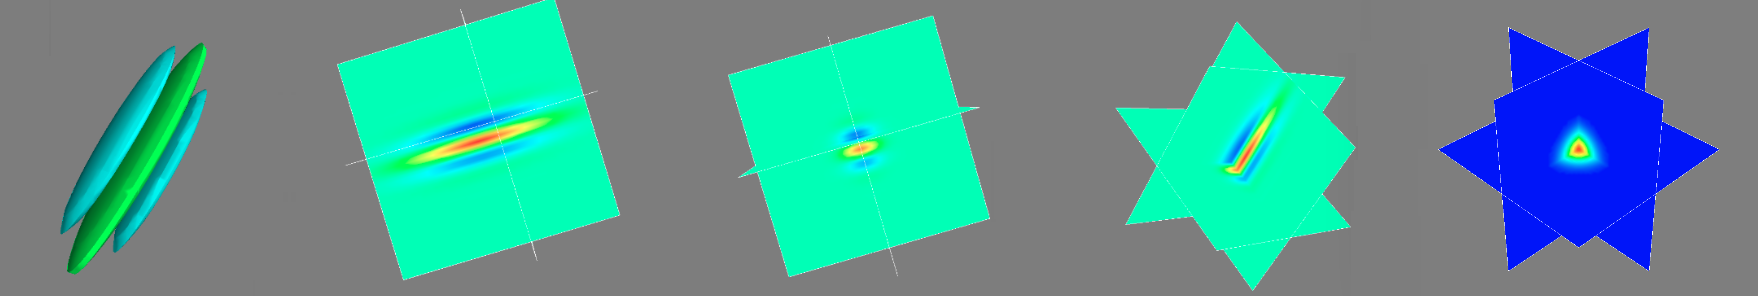

Reproduce this figure in Python.
import math
import numpy as np
from mayavi import mlab
from time import sleep

def rotation(theta) :
     
    R_x = np.array([[1,         0,                  0                   ],
                    [0,         math.cos(theta[0]), -math.sin(theta[0]) ],
                    [0,         math.sin(theta[0]), math.cos(theta[0])  ]
                    ])
         
         
                     
    R_y = np.array([[math.cos(theta[1]),    0,      math.sin(theta[1])  ],
                    [0,                     1,      0                   ],
                    [-math.sin(theta[1]),   0,      math.cos(theta[1])  ]
                    ])
                 
    R_z = np.array([[math.cos(theta[2]),    -math.sin(theta[2]),    0],
                    [math.sin(theta[2]),    math.cos(theta[2]),     0],
                    [0,                     0,                      1]
                    ])
                     
                     
    R = np.dot(R_z, np.dot( R_y, R_x ))
 
    return R

def gabor_fn(sigma, thetas, Lambda, psi, gamma, size, plot=False, slices=False):
    sigma_x = sigma
    sigma_y = float(sigma) / gamma
    sigma_z = float(sigma) / gamma

    # Bounding box
    (z, y, x) = np.meshgrid(np.arange(-size, size + 1), np.arange(-size, size + 1), np.arange(-size, size +1))

    # Rotation
    R = rotation(thetas) 
    z_prime = z * R[0,0] + y * R[0,1] + x * R[0,2]
    y_prime = z * R[1,0] + y * R[1,1] + x * R[1,2]
    x_prime = z * R[2,0] + y * R[2,1] + x * R[2,2]

    gb = np.exp(-.5 * (x_prime ** 2 / sigma_x ** 2 + y_prime ** 2 / sigma_y ** 2 + z_prime ** 2 / sigma_z)) * np.cos(2 * np.pi * x_prime / Lambda + psi)

    if plot:

        if slices:
            mlab.volume_slice(gb, plane_orientation='x_axes', slice_index=31)
            mlab.volume_slice(gb, plane_orientation='y_axes', slice_index=31)
            mlab.volume_slice(gb, plane_orientation='z_axes', slice_index=31)
            mlab.show()

        mlab.contour3d(gb)
        mlab.show()

    return gb

def gaussian_fn(sigma, size=31, plot=False):
    (z, y, x) = np.meshgrid(np.arange(-size, size + 1), np.arange(-size, size + 1), np.arange(-size, size +1))

    g = np.exp(-(x**2/float(size)+y**2/float(size)+z**2/float(size)))
    gauss = g / g.sum()

    if plot:
         mlab.volume_slice(g, plane_orientation='x_axes', slice_index=31)
         mlab.volume_slice(g, plane_orientation='y_axes', slice_index=31)
         mlab.volume_slice(g, plane_orientation='z_axes', slice_index=31)
         mlab.show()

    return gauss

def filter_bank_gb3d(sigma=4.0, Lambda=10.0, psi=0.3, gamma=0.3, size=31, plot=False):
    filters = []
    sigma = sigma
    for theta_x in np.arange(0, np.pi, np.pi / 4):
       for theta_y in np.arange(0, np.pi, np.pi / 4):
           for theta_z in np.arange(0, np.pi, np.pi / 4):
               thetas = [theta_x, theta_y, theta_z]
               # print(thetas)
               kern = gabor_fn(sigma, thetas, Lambda, psi, gamma, size, plot=plot)
               kern /= 1.5*kern.sum()
               filters.append(np.transpose(kern))

    filters.append(gaussian_fn(sigma, size=size, plot=plot))

    return filters

if __name__ == "__main__":
    filter_bank_gb3d(size=31, plot=True)
